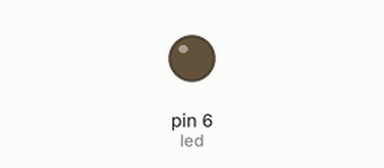
Bench run of a sketch on a simulated Arduino Uno, built with avr-gcc and run on an emulated ATmega328P. Shown: output pins drawn as LEDs (lit = HIGH).

Above: at 0.05 s.
At 5.75 s:
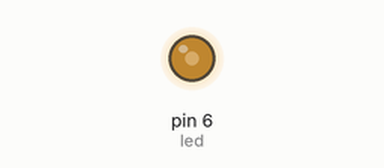
At 11.55 s:
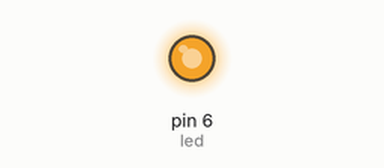
At 23.15 s:
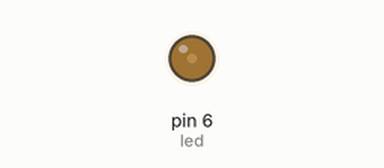
Timing chart, 0 to 33.2 s (numbered marks = the images above):
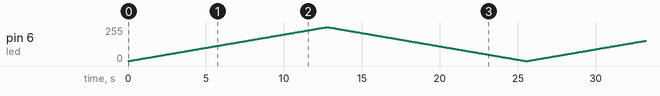

The sketch:

analog_led.ino
```cpp
#define led 6
void setup()
{
  pinMode(led, OUTPUT);
}

void loop()
{
  for (int i=0; i<255; i++ ){// increment
    analogWrite(led,i);
    delay(50);
  }
    for (int i=255; i>=0; i-- ){//decrement
    analogWrite(led,i);
    delay(50);
  }
}
```
